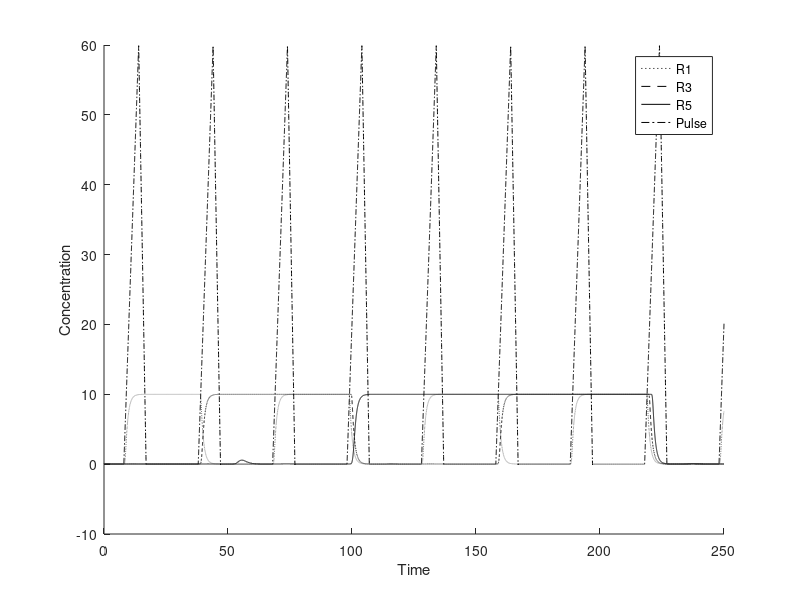

MATLAB code for this plot:
clear;

dt=0.01; 
t=0:dt:250; 

%i = 1 ate 26000

p1 = 0;
p2 = 2.5;
ii1 = 0;
ii2 = 0;

%
alpha0 = 0.1;

% maximal expression rates
km1 = 4;
km2 = 4;

%dissociation constant
kp1 = 1;
kp2 = 2;

% parametros do collins para os iis
beta2 =4;
gama2 = 4;

p1s = zeros(1, length(t));
p2s = zeros(1, length(t));

pulso = zeros(1, length(t));

i1s = zeros(1, length(t));
i2s = zeros(1, length(t));

alpha1 = 10; alpha2 = 5;
beta = 4;
gama = 4;


%2 and 3 bits
%constants
k2 = 2;
k3 = 1.5;

%degradation rate
kd2 = 0.8;
kd3 = 0.9;
%end 2 and 3 bits

%-------------2bits---------------
% pulso para o segundo switch
pulso2 = zeros(1, length(t));
pulso2aux = 0;

sep1 = 0;
sep2 = 2.5;
seii1 = 0;
seii2 = 0;

% maximal expression rates
sekm1 = 1;
sekm2 = 1;

%dissociation constant
sekp1 = 1;
sekp2 = 2;

% parametros do collins para os iis
sebeta2 =4;
segama2 = 4;

sep1s = zeros(1, length(t));
sep2s = zeros(1, length(t));

sei1s = zeros(1, length(t));
sei2s = zeros(1, length(t));

sealpha1 = 10; sealpha2 = 5;
sebeta =4;
segama = 4;

%-------------3bits---------------
% pulso para o terceiroswitch
pulso3 = zeros(1, length(t));
pulso3aux = 0;

thp1 = 0;
thp2 = 2.5;
thii1 = 0;
thii2 = 0;

% maximal expression rates
thkm1 = 1;
thkm2 = 1;

%dissociation constant
thkp1 = 1;
thkp2 = 2;

% parametros do collins para os iis
thbeta2 =4;
thgama2 = 4;

thp1s = zeros(1, length(t));
thp2s = zeros(1, length(t));

thi1s = zeros(1, length(t));
thi2s = zeros(1, length(t));

thalpha1 = 10; thalpha2 = 5;
thbeta = 4;
thgama = 4;


soma = 0.1;
for i = 2:length(t)
   
   if (mod(i, 3000) >800 && mod(i,3000)<1400)
     pulso(i) = pulso(i-1)+soma;
   endif
   
   if (mod(i, 3000) >=1400 && mod(i,3000)<1700)
     pulso(i) = pulso(i-1)-soma*2;
   endif
  
  
div = 1 + p1/kp1 + p2/kp2 + (p1*p2)/(kp1*kp2);
  
  dpdt = (  km1  *pulso(i) * ((1 + p1 / (kp1)) / div)     /   (1 + (ii2 / (1 + p1s(i) ) ) ^ beta2)   ) - ii1;
  ii1 = dpdt * dt + ii1;
  i1s(i) = ii1; 
  
  dpdt = (  km2  *pulso(i) * ((1 + p2 / (kp2)) / div)       /              (1 + (ii1 / (1 + p2s(i) ) ) ^ gama2)     ) - ii2;
  ii2 = dpdt * dt + ii2;
  i2s(i) = ii2; 
 
  dpdt = (alpha1 / (1 + (p2 / (1 + i2s(i) ) ) ^ beta )) - p1;
  p1 = dpdt * dt + p1;
  p1s(i) = p1;
  
  dpdt = (alpha2 / (1 + (p1 / (1 + i1s(i)) ) ^ gama)) - p2;
  p2 = dpdt * dt + p2;
  p2s(i) = p2;
  
  
%%  ----------2bits-----------
  dpdt =  k2*i1s(i) -kd2*pulso2aux;
  pulso2aux = dpdt * dt + pulso2aux;
  pulso2(i) = pulso2aux;
  
  sediv = 1 + sep1/sekp1 + sep2/sekp2 + (sep1*sep2)/(sekp1*sekp2);
  
  dpdt = (  sekm1  *pulso2(i) * ((1 + sep1 / (sekp1)) / sediv)     /   (1 + (seii2 / (1 + sep1s(i) ) ) ^ sebeta2)   ) - seii1;
  seii1 = dpdt * dt + seii1;
  sei1s(i) = seii1; 

  dpdt = (  sekm2  *pulso2(i) * ((1 + sep2 / (sekp2)) / sediv)       /              (1 + (seii1 / (1 + sep2s(i) ) ) ^ segama2)     ) - seii2;
  seii2 = dpdt * dt + seii2;
  sei2s(i) = seii2; 
 
  dpdt = (sealpha1 / (1 + (sep2 / (1 + sei2s(i) ) ) ^ sebeta )) - sep1;
  sep1 = dpdt * dt + sep1;
  sep1s(i) = sep1;
  
  dpdt = (sealpha2 / (1 + (sep1 / (1 + sei1s(i)) ) ^ segama)) - sep2;
  sep2 = dpdt * dt + sep2;
  sep2s(i) = sep2;

  
 %%  ----------3bits-----------
  dpdt =  k3*sei1s(i) -kd3*pulso3aux;
  pulso3aux = dpdt * dt + pulso3aux;
  pulso3(i) = pulso3aux;
  
  thdiv = 1 + thp1/thkp1 + thp2/thkp2 + (thp1*thp2)/(thkp1*thkp2);

  dpdt = (  thkm1  *pulso3(i) * ((1 + thp1 / (thkp1)) / thdiv)     /   (1 + (thii2 / (1 + thp1s(i) ) ) ^ thbeta2)   ) - thii1;
  thii1 = dpdt * dt + thii1;
  thi1s(i) = thii1; 

  dpdt = (  thkm2  *pulso3(i) * ((1 + thp2 / (thkp2)) / thdiv)       /              (1 + (thii1 / (1 + thp2s(i) ) ) ^ thgama2)     ) - thii2;
  thii2 = dpdt * dt + thii2;
  thi2s(i) = thii2;  
 
  dpdt = (thalpha1 / (1 + (thp2 / (1 + thi2s(i) ) ) ^ thbeta )) - thp1;
  thp1 = dpdt * dt + thp1;
  thp1s(i) = thp1;
  
  dpdt = (thalpha2 / (1 + (thp1 / (1 + thi1s(i)) ) ^ thgama)) - thp2;
  thp2 = dpdt * dt + thp2;
  thp2s(i) = thp2;
  
endfor

figure;
hold on;
plot(t, p1s, ':k;R1;', t, sep1s, '--k;R3;', t, thp1s, 'k;R5;', t , pulso , '-.k;Pulse;');
xlabel('Time');
ylabel('Concentration');